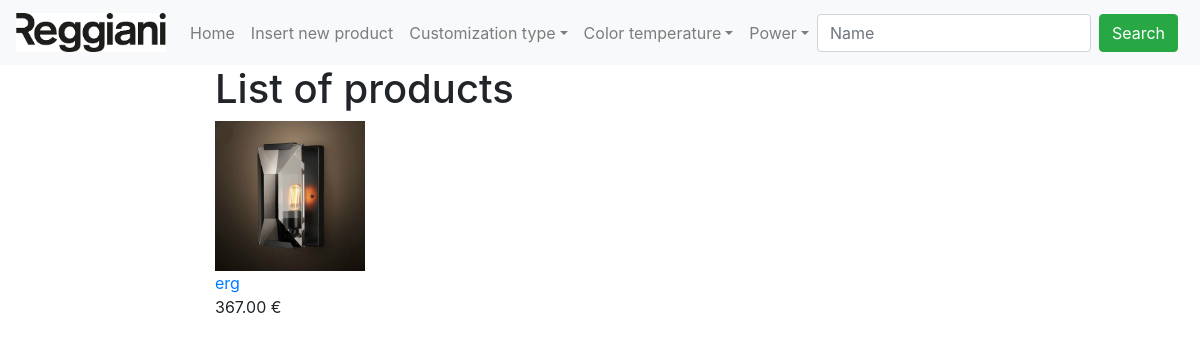
Before: /list.php?temp=2700 with the older database file.
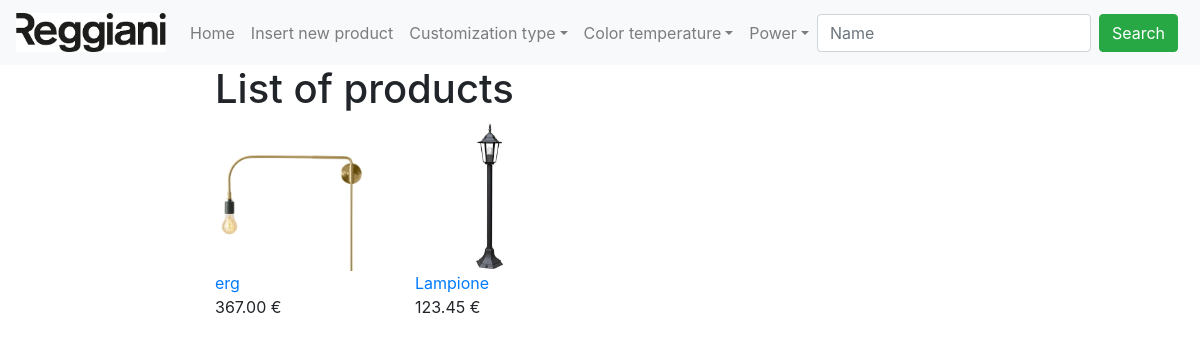
After: the same page with the newer database file.
### tables this page shows
CREATE TABLE `products` (
  `ID` int(11) NOT NULL,
  `img` varchar(128) NOT NULL,
  `file` varchar(128) NOT NULL,
  `projectName` varchar(32) NOT NULL,
  `idUtente` int(11) NOT NULL,
  `partnersName` varchar(32) NOT NULL,
  `Specifier` varchar(32) NOT NULL,
  `leadTime` int(11) NOT NULL,
  `customizationType` varchar(32) NOT NULL,
  `colorTemperature` int(11) NOT NULL,
  `CRI` varchar(32) NOT NULL,
  `stepMacAdam` varchar(32) NOT NULL,
  `beamAngle` varchar(32) NOT NULL,
  `ipRate` varchar(32) NOT NULL,
  `power` varchar(32) NOT NULL,
  `lumenOutput` varchar(32) NOT NULL,
  `intensity` varchar(32) NOT NULL,
  `efficacy` varchar(32) NOT NULL,
  `dimmability` tinyint(1) NOT NULL,
  `driverIncluded` tinyint(1) NOT NULL,
  `driverPosition` tinyint(1) NOT NULL,
  `supplyVoltage` varchar(32) NOT NULL,
  `supplyFrequency` varchar(32) NOT NULL,
  `lifetime` varchar(32) NOT NULL,
  `madeIn` varchar(32) NOT NULL,
  `certification` varchar(32) NOT NULL,
  `colorFinish` varchar(32) NOT NULL,
  `reggianiRef` int(11) NOT NULL,
  `competitor` varchar(32) NOT NULL,
  `competitorProduct` varchar(32) NOT NULL,
  `targetPrice` decimal(11,2) NOT NULL
);

### list.php (the view, shortened to what this page needs)
<?php
    include("connection.php");
	include("navbar.php");
	if(!empty($_GET['temp'])){
		$temp = $_GET['temp'];
	}else{
		$temp = null;
	}
?>
<html>
	<head>
		<link rel="stylesheet" type="text/css" href="style.css">
	</head>
	<body>
		<div class="container-fluid">
			<div class="row">
				<div class="col-2"></div>
				<div class="col">
					<h1>List of products</h1>
				</div>
			</div>
		<?php
			$sql = "SELECT * FROM products WHERE";
			if(!empty($temp) || !$temp == null){
				$sql .= " colorTemperature = '".$temp."' AND";
			}
			$sql .= " 1 ORDER BY projectName";
			$result = $conn->query($sql);
			$count = 4;
			if ($result->num_rows > 0){
				while($row = $result->fetch_assoc()){
					if($count % 4 == 0){
						echo '<div class="row"><div class="col-2"></div>';
					}
					echo '<div class="col-2">';
					echo "<a href = 'infoProduct.php?idArticolo=".$row["ID"]."'><img class='imgProducts' src='".$_SESSION["imgFolder"].$row["img"]."'></br>";
					echo "<a href = 'infoProduct.php?idArticolo=".$row["ID"]."'>".$row["projectName"]."</a><br>".$row["targetPrice"]." €</br>";
					echo '</div>';
					$count++;
				}
			}
			echo '</div>';
		?>
		</div>
	</body>
</html>

### navbar.php (shortened to what this page needs)
<!doctype html>
<html>
  <head>
    <link rel="stylesheet" href="https://maxcdn.bootstrapcdn.com/bootstrap/4.0.0/css/bootstrap.min.css">
  </head>
  <body>
    <nav class="navbar navbar-expand-lg navbar-light bg-light">
    <a class="navbar-brand" href="http://www.reggiani.net/it/"><img src="img/icon.jpg" width="150px" height="auto"/></a>
        <div class="collapse navbar-collapse" id="navbarSupportedContent">
            <ul class="navbar-nav mr-auto">
                <li class="nav-item">
                    <a class='nav-link' href = 'list.php'>Home</a>
                </li>
                <li class="nav-item">
                    <a class='nav-link' href = 'up.php'>Insert new product</a>
                </li>
                <li class="nav-item dropdown">
                    <a class="nav-link dropdown-toggle" href="#" id="navbardrop" data-toggle="dropdown">Customization type</a>
                </li>
                <li class="nav-item dropdown">
                    <a class="nav-link dropdown-toggle" href="#" id="navbardrop" data-toggle="dropdown">Color temperature</a>
                </li>
                <li class="nav-item dropdown">
                    <a class="nav-link dropdown-toggle" href="#" id="navbardrop" data-toggle="dropdown">Power</a>
                </li>
                <form class="form-inline" method="GET" action="list.php">
                    <input class="form-control mr-sm-2" type="text" placeholder="Name" name="nameFilter">
                    <button class="btn btn-success" type="submit">Search</button>
                </form>
            </ul>
        </div>
    </nav>
  </body>
</html>

### style.css (style rules this page uses)
.imgProducts { width: 150px; height: 150px; }

Changed rows visible on the page:
changed products "erg": img: a different picture
now on this page (row edited): products: img (picture), projectName "Lampione", targetPrice "123.45"
